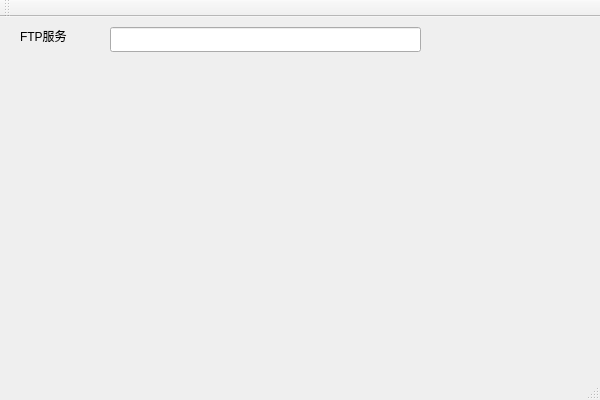
<?xml version="1.0" encoding="UTF-8"?>
<ui version="4.0">
 <class>MainWindowClass</class>
 <widget class="QMainWindow" name="MainWindowClass">
  <property name="geometry">
   <rect>
    <x>0</x>
    <y>0</y>
    <width>600</width>
    <height>400</height>
   </rect>
  </property>
  <property name="windowTitle">
   <string>MainWindow</string>
  </property>
  <widget class="QWidget" name="centralWidget">
   <widget class="QLabel" name="label">
    <property name="geometry">
     <rect>
      <x>20</x>
      <y>10</y>
      <width>81</width>
      <height>18</height>
     </rect>
    </property>
    <property name="text">
     <string>FTP服务</string>
    </property>
   </widget>
   <widget class="QLineEdit" name="lineEdit">
    <property name="geometry">
     <rect>
      <x>110</x>
      <y>10</y>
      <width>311</width>
      <height>25</height>
     </rect>
    </property>
   </widget>
  </widget>
  <widget class="QMenuBar" name="menuBar">
   <property name="geometry">
    <rect>
     <x>0</x>
     <y>0</y>
     <width>600</width>
     <height>30</height>
    </rect>
   </property>
  </widget>
  <widget class="QToolBar" name="mainToolBar">
   <attribute name="toolBarArea">
    <enum>TopToolBarArea</enum>
   </attribute>
   <attribute name="toolBarBreak">
    <bool>false</bool>
   </attribute>
  </widget>
  <widget class="QStatusBar" name="statusBar"/>
 </widget>
 <layoutdefault spacing="6" margin="11"/>
 <resources>
  <include location="mainwindow.qrc"/>
 </resources>
 <connections/>
</ui>
